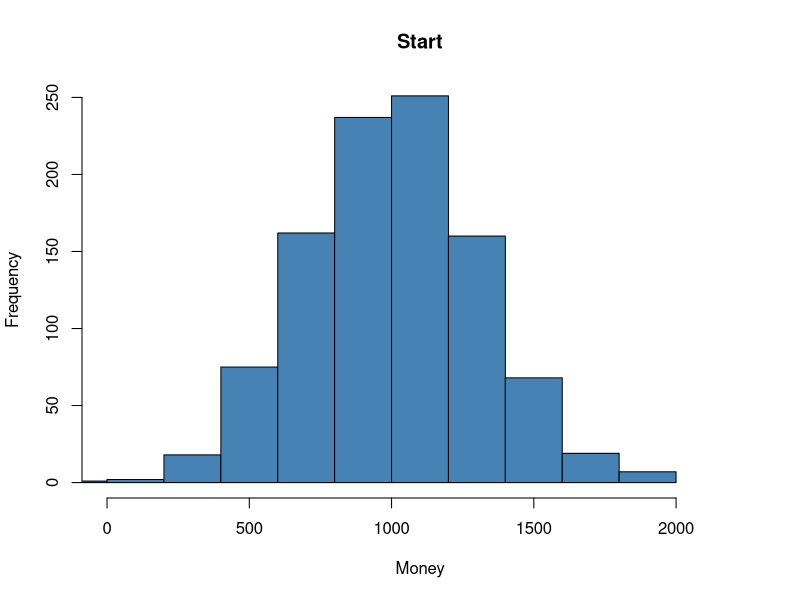
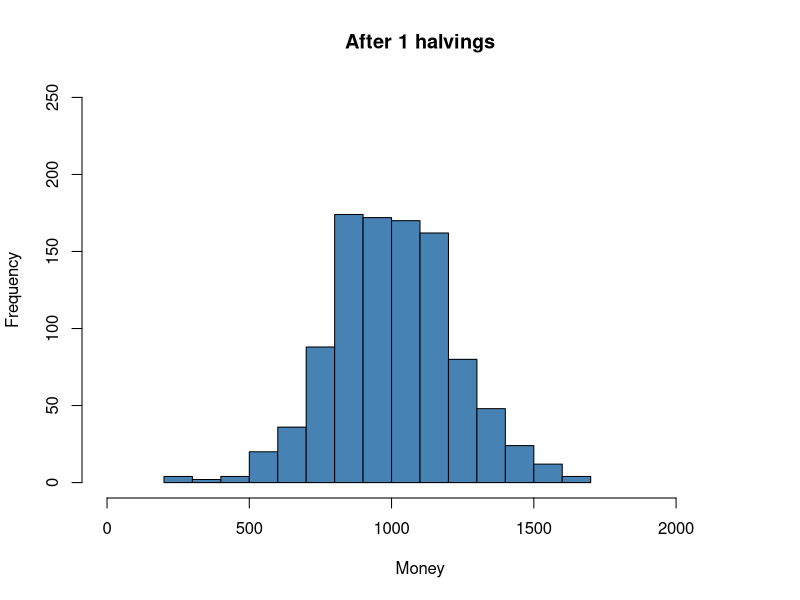
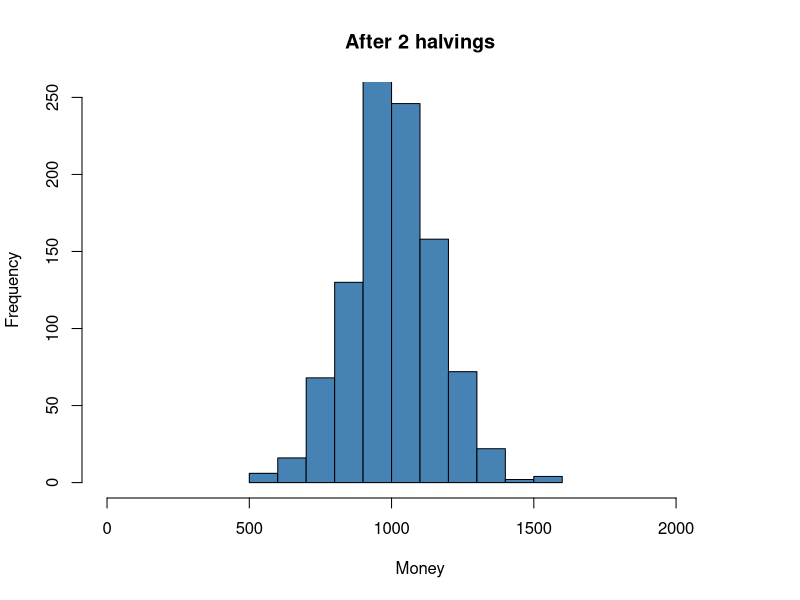
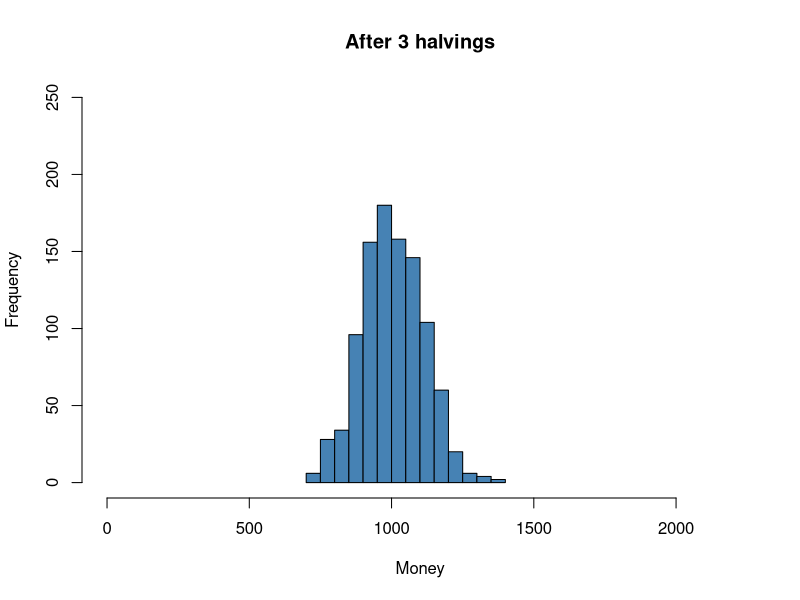
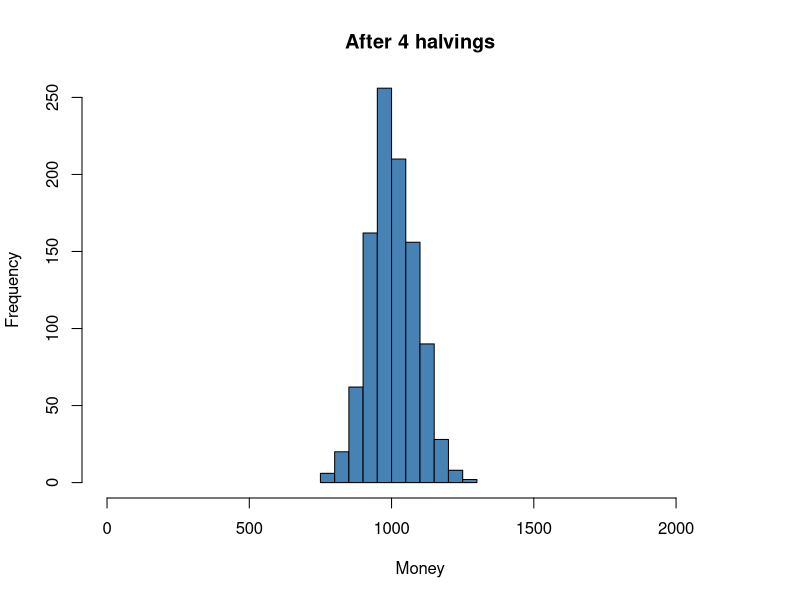
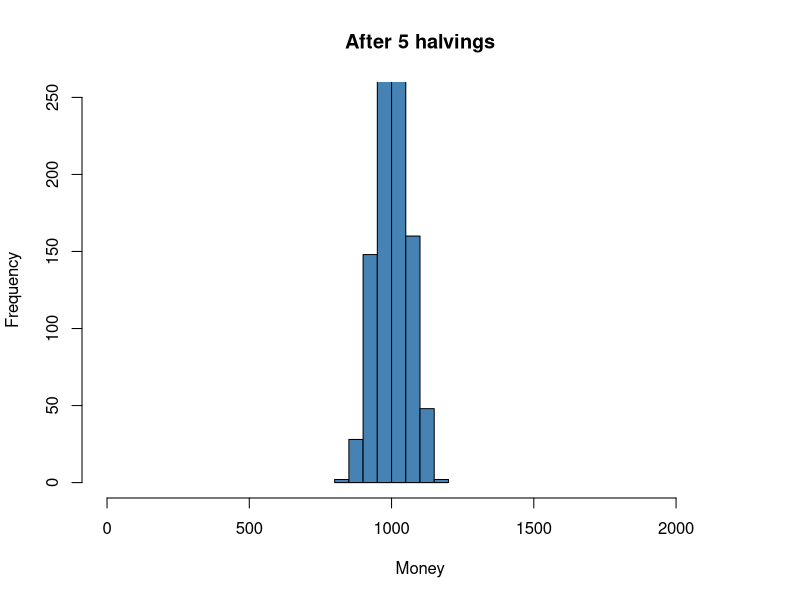
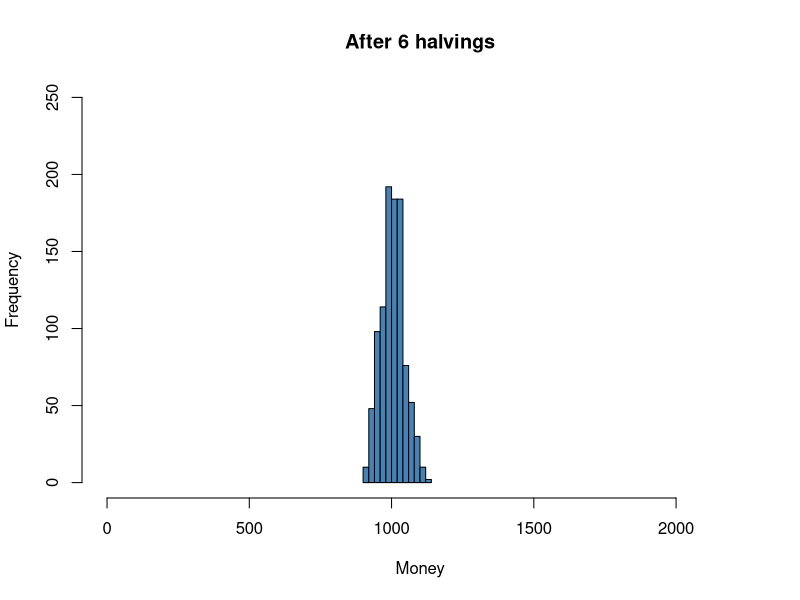
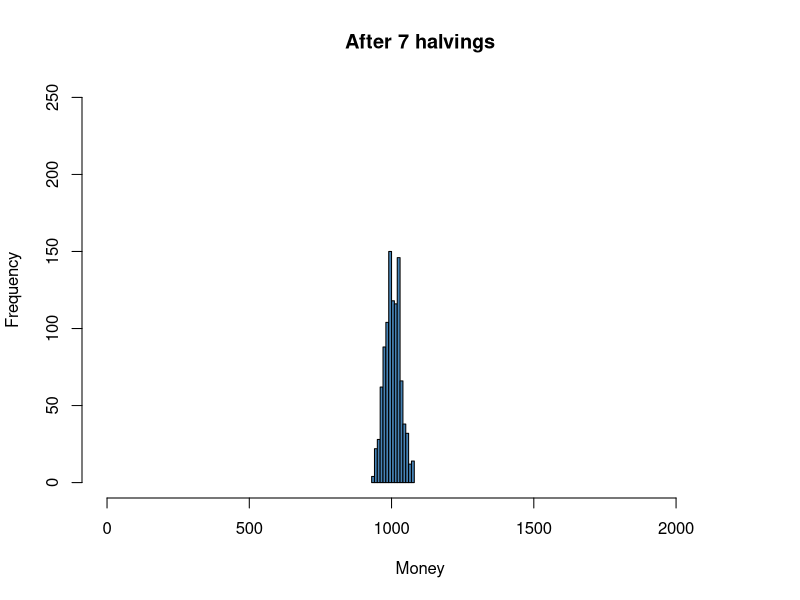

Generate these figures, in order, with R:
## ---- chunk 1
HalveMoney <- function(nAgent,maxExchange,Money_mean=1000,Money_sd=300) {
  df <- data.frame(ID=seq(1,nAgent),nE=0,M=rnorm(nAgent, mean = Money_mean, sd = Money_sd))
  iE <- 1
  hist(df$M, main="Start",xlab="Money", col="steelblue", xlim=c(0,Money_mean+4*Money_sd), ylim=c(0,Money_mean/4))
  while (iE <= maxExchange) {
    rdf <- sample(df[df$nE < iE,"ID"], size=2)
    df[(df$ID == rdf[1] | df$ID == rdf[2]),"nE"] <- df[(df$ID == rdf[1] | df$ID == rdf[2]),"nE"]+1
    df[(df$ID == rdf[1] | df$ID == rdf[2]),"M"] <- sum(df[(df$ID == rdf[1] | df$ID == rdf[2]),"M"])/2
    if (NROW(df[df$nE < iE,"ID"]) < 2) {
      hist(df$M, main=paste("After",iE,"halvings"), xlab="Money", col="steelblue", xlim=c(0,Money_mean+4*Money_sd), ylim=c(0,Money_mean/4))
      iE <- iE+1
      }
  }
  return(df)
}
## ---- chunk 2
 HalveMoney(1000,15)
